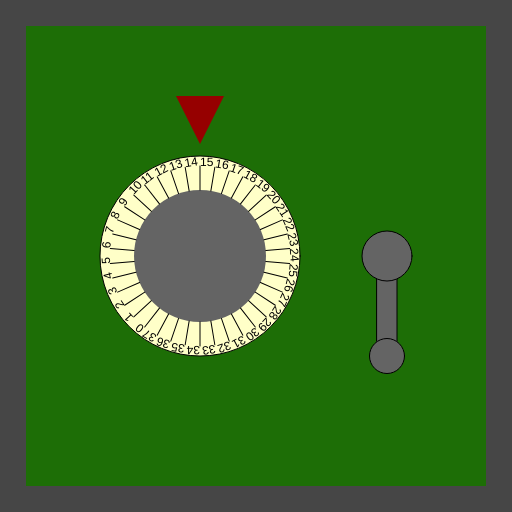
Frame 1 (no input)
Frame 60 (no input): identical to frame 1, image omitted
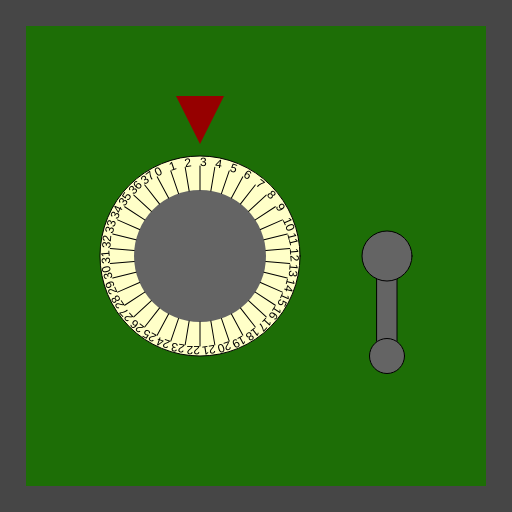
Frame 120 (the mouse pressed at the canvas centre since frame 60)

The p5.js sketch that drew these frames (run headless with seeded random() and noise() and a simulated clock; from frame 60 on, the mouse is pressed at the canvas centre):

// p5.js sketch
// ── sketch.js
/*

Officer: 3154130
CaseNum: 303-0-92649832-3154130

Case 303 - The Case of the Crooked Attorney
Stage 1 - Torvalds' Office

District Attorney Torvalds is well respected in Console City as an upstanding citizen and
enforcer of the law. Of course he’s as crooked as they come. I’ve had enough of having our
hard work at Sleuth and Co undermined by his bribes and back-payments. Let’s take take this
sucker down. I happen to know that Torvalds keeps his incriminating documents spread amongst
several safes in town. I’ll need you to bend the rules a little by breaking into them and
retrieving the incriminating evidence.

The first safe is in Torvald’s office. Crack it by doing the following:

	Whilst the mouse is being dragged:
	- Make Restricted_safe_comb_A equal to 14

	When the mouse button is pressed:
	- Make Restricted_safe_comb_A equal to 3

	When any key is released:
	- Make Restricted_safe_comb_A equal to 36

	Whilst the mouse is moving:
	- Make Restricted_safe_comb_A equal to 15

	When the mouse button is released:
	- Make Restricted_safe_comb_B equal to 9

	Whilst the mouse is being dragged:
	- Make Restricted_safe_comb_B equal to 53

	When any key is released:
	- Make Restricted_safe_comb_B equal to 7

	When any key is pressed:
	- Make Restricted_safe_comb_B equal to 38



There are many possible ways of investigating this case, but you
should use ONLY the following commands:

	- The assignment operator aka. the equals sign !

*/

//declare the variables

var Restricted_safe_comb_A;
var Restricted_safe_comb_B;


function preload()
{
	//IMAGES WILL BE LOADED HERE

}

function setup()
{
	createCanvas(512,512);

	//initialise the variables
	Restricted_safe_comb_A = 0;
	Restricted_safe_comb_B = 0;

}

///////////////////EVENT HANDLERS///////////////////

//Add your code to these events to open the safe ...

function mouseMoved()
{
	console.log("mouseMoved", mouseX, mouseY);
    Restricted_safe_comb_A =15
//    	Whilst the mouse is moving:
//	- Make Restricted_safe_comb_A equal to 15
}

function mouseDragged()
{
	console.log("mouseDragged", mouseX, mouseY);
    Restricted_safe_comb_A = 14
    Restricted_safe_comb_B = 53
//    	Whilst the mouse is being dragged:
//	- Make Restricted_safe_comb_A equal to 14
//    	Whilst the mouse is being dragged:
//	- Make Restricted_safe_comb_B equal to 53
}

function mousePressed()
{
	console.log("mousePressed");
    Restricted_safe_comb_A =3
//    	When the mouse button is pressed:
//	- Make Restricted_safe_comb_A equal to 3
}

function mouseReleased()
{
	console.log("mouseReleased");
    Restricted_safe_comb_B =9
//    	When the mouse button is released:
//	- Make Restricted_safe_comb_B equal to 9
}

function keyPressed()
{
	console.log("keyPressed", key);
    Restricted_safe_comb_B=38
//	When any key is pressed:
//	- Make Restricted_safe_comb_B equal to 38

}

function keyReleased()
{
	console.log("keyReleased", key);

    Restricted_safe_comb_A=36
    Restricted_safe_comb_B =7
//    	When any key is released:
//	- Make Restricted_safe_comb_A equal to 36
//    	When any key is released:
//	- Make Restricted_safe_comb_B equal to 7
}

///////////////DO NOT CHANGE CODE BELOW THIS POINT///////////////////

function draw()
{


	//Draw the safe door
	background(70);
	noStroke();
	fill(29,110,6);
	rect(26,26,width-52,width-52);

	//Draw the combination dial
	push();
	translate(200,height/2);
	drawDial(200, Restricted_safe_comb_A, 38);
	pop();

	//Draw the lever
	push();
	translate(width - 125,256);
	drawLever(Restricted_safe_comb_B);
	pop();

}

function drawDial(diameter,num,maxNum)
{
	//the combination lock

	var r = diameter * 0.5;
	var p = r * 0.6;

	stroke(0);
	fill(255,255,200);
	ellipse(0,0,diameter,diameter);
	fill(100);
	noStroke();
	ellipse(0,0,diameter*0.66,diameter*0.66);
	fill(150,0,0);
	triangle(
		-p * 0.4,-r-p,
		p * 0.4,-r-p,
		0,-r-p/5
	);

	noStroke();

	push();
	var inc = 360/maxNum;

	rotate(radians(-num * inc));
	for(var i = 0; i < maxNum; i++)
	{
		push();
		rotate(radians(i * inc));
		stroke(0);
		line(0,-r*0.66,0,-(r-10));
		noStroke();
		fill(0);
		text(i,0,-(r-10));
		pop();
	}

	pop();
}

function drawLever(rot)
{
	push();
	rotate(radians(-rot))
	stroke(0);
	fill(100);
	rect(-10,0,20,100);
	ellipse(0,0,50,50);
	ellipse(0,100,35,35);
	pop();
}
